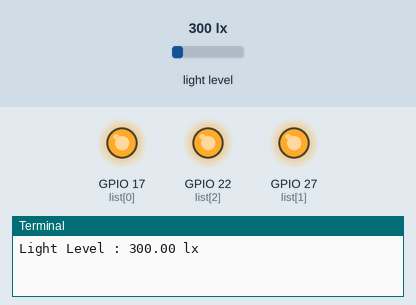
The program below on a simulated Raspberry Pi (BCM pin numbers). Shown: output pins drawn as LEDs (lit = HIGH), the last lines printed to the terminal. The test bench sets the inputs (shaded band); at power-on: light level 300 lx.

Above: at 1.2 s.
1.3 s: light level set to 126 lx
13.2 s: light level set to 109 lx
At 32.3 s:
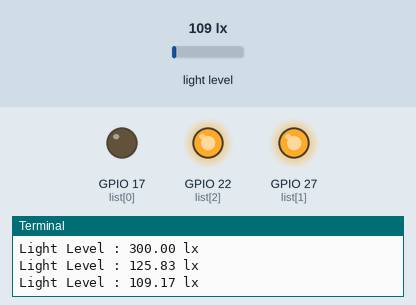
At 41.8 s:
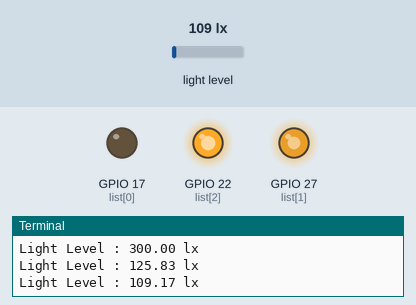
Timing chart, 0 to 83.9 s (numbered marks = the images above; inputs shaded):
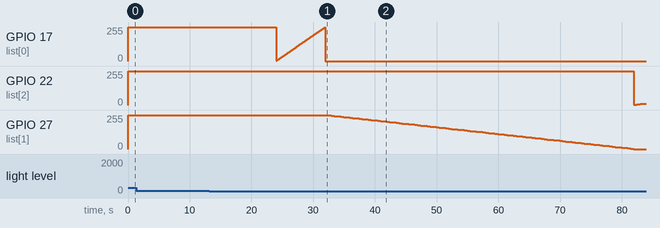

Measured:
- the behaviour switches between 121 and 120 lx on light level (found by bisection; images 0 and 1)
- after the input at 13.2 s, GPIO 17 (list[0]): ramps from 0/255 to 252/255 and jumps back, once every 7.9 s; GPIO 22 (list[2]): 255/255 → 3/255 after 68.7 s, → 5/255 0.50 s later, → 8/255 0.50 s later, → 10/255 0.50 s later; GPIO 27 (list[1]): moves from 255/255 to 0/255 over 49.5 s, starting after 19.2 s

The program:

bh1750_pwm3.py
```python
#!/usr/bin/python
#---------------------------------------------------------------------
#    ___  ___  _ ____
#   / _ \/ _ \(_) __/__  __ __
#  / , _/ ___/ /\ \/ _ \/ // /
# /_/|_/_/  /_/___/ .__/\_, /
#                /_/   /___/
#
#           bh1750.py
# Read data from a BH1750 digital light sensor.
#
# Author : Matt Hawkins
# Date   : 26/06/2018
#
# For more information please visit :
# https://www.raspberrypi-spy.co.uk/?s=bh1750
#
#---------------------------------------------------------------------
import smbus
import time
import RPi.GPIO as GPIO
GPIO.setwarnings(False)
GPIO.setmode(GPIO.BCM)
list = [17,27,22]
list2 =[22,27,17]
# Define some constants from the datasheet

DEVICE     = 0x23 # Default device I2C address
POWER_DOWN = 0x00 # No active state
POWER_ON   = 0x01 # Power on
RESET      = 0x07 # Reset data register value

# Start measurement at 4lx resolution. Time typically 16ms.
CONTINUOUS_LOW_RES_MODE = 0x13
# Start measurement at 1lx resolution. Time typically 120ms
CONTINUOUS_HIGH_RES_MODE_1 = 0x10
# Start measurement at 0.5lx resolution. Time typically 120ms
CONTINUOUS_HIGH_RES_MODE_2 = 0x11
# Start measurement at 1lx resolution. Time typically 120ms
# Device is automatically set to Power Down after measurement.
ONE_TIME_HIGH_RES_MODE_1 = 0x20
# Start measurement at 0.5lx resolution. Time typically 120ms
# Device is automatically set to Power Down after measurement.
ONE_TIME_HIGH_RES_MODE_2 = 0x21
# Start measurement at 1lx resolution. Time typically 120ms
# Device is automatically set to Power Down after measurement.
ONE_TIME_LOW_RES_MODE = 0x23

#bus = smbus.SMBus(0) # Rev 1 Pi uses 0
bus = smbus.SMBus(1)  # Rev 2 Pi uses 1

def convertToNumber(data):
  # Simple function to convert 2 bytes of data
  # into a decimal number. Optional parameter 'decimals'
  # will round to specified number of decimal places.
  result=(data[1] + (256 * data[0])) / 1.2
  return (result)

def readLight(addr=DEVICE):
  # Read data from I2C interface
  data = bus.read_i2c_block_data(addr,ONE_TIME_HIGH_RES_MODE_1)
  return convertToNumber(data)
for i in list:
                GPIO.setup(i,GPIO.OUT)
                GPIO.output(i,1)

def pw1():
        p1 = GPIO.PWM(17,50)
        p1.start(0)
        for i in range(1,100,1):
                p1.ChangeDutyCycle(i)
                time.sleep(0.08)
def pw2():
        p1 = GPIO.PWM(27,50)
        p1.start(100)
        for i in range(100,0,-1):
                p1.ChangeDutyCycle(i)
                time.sleep(0.5)
def pw3():
        p1 = GPIO.PWM(22,50)
        p1.start(0)
        for i in range(1,100,1):
                p1.ChangeDutyCycle(i)
                time.sleep(0.5)

def main():

  while True:
    lightLevel=readLight()
    print("Light Level : " + format(lightLevel,'.2f') + " lx")
    if lightLevel <= 120:
        pw1()
        pw2()
        pw3()
    else:
	for i in list:
		GPIO.output(i,1)
    time.sleep(12)


if __name__=="__main__":
   main()
```
